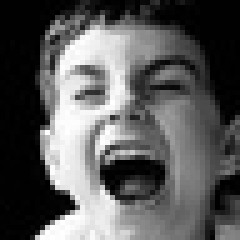
#> input picture FER2013/test/angry/PrivateTest_14325168.jpg, 48 x 48 px (shown 5 times larger); its folder holds only this picture in this run
$ jupyter execute --allow-errors 'Carga de imagenes.ipynb'
#> lines starting #> are read from the running program, lines starting #| are printed output that depends on the picture
[cell 1]
import os
import re

import numpy as np
import pandas as pd
import matplotlib.pyplot as plt

import cv2
import PIL.Image as Image

# Preparación del dataset

[cell 2]
base = '../FER2013/'

paths = []
labels = []
names = []

for level_1_dir in os.listdir(base):
    level_1_path = os.path.join(base, level_1_dir)
    if os.path.isdir(level_1_path):
        for level_2_dir in os.listdir(level_1_path):
            level_2_path = os.path.join(level_1_path, level_2_dir)
            if os.path.isdir(level_2_path):
                for file in os.listdir(level_2_path):
                    file_path = os.path.join(level_2_path, file)
                    if os.path.isfile(file_path):
                        paths.append(file_path)
                        labels.append(level_2_dir)
                        names.append(file)

df = pd.DataFrame({'path': paths, 'label': labels,'name': names})

def load_and_preprocess_image(path):
    image_color = cv2.imread(path)
#> image_color is the input picture: shape (48, 48, 3); min 0, max 255, mean 90.1
    gray_image = cv2.cvtColor(image_color, cv2.COLOR_BGR2GRAY)
    return gray_image

df['gray_matrix'] = df['path'].apply(load_and_preprocess_image)
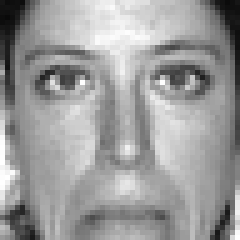
#> input picture FER2013/test/disgust/PrivateTest_11895083.jpg, 48 x 48 px (shown 5 times larger)
#> in load_and_preprocess_image, image_color is the input picture: shape (48, 48, 3); min 9, max 255, mean 155.4
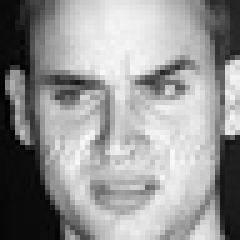
#> input picture FER2013/test/disgust/PrivateTest_4396496.jpg, 48 x 48 px (shown 5 times larger)
#> in load_and_preprocess_image, image_color is the input picture: shape (48, 48, 3); min 0, max 249, mean 150.2
